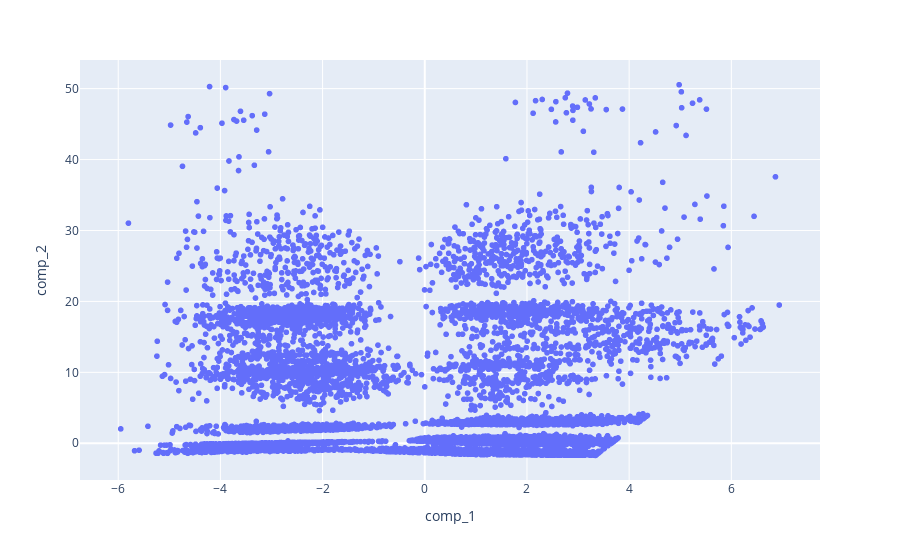

Notebook cell for this chart:
### Code cell
# Hay artistas que no tienen genero musical -> []
fig = px.scatter(df_espacio_latente, x='comp_1', y='comp_2', custom_data=['id','genres'])
fig.update_traces(
    hovertemplate="<br> Artista: %{customdata[0]}" + "<br> Generos: %{customdata[1]}"
)
fig.show()

### Figure 1 — Plotly figure (JSON) as saved in the notebook; plotly's stock layout.template omitted (floating-point values rounded to 4 significant figures; data arrays with more than 128 entries replaced by an {"elided": "..."} marker saying what was removed)
{"data": [{"customdata": {"elided": "9933x2 str values"}, "hovertemplate": "<br> Artista: %{customdata[0]}<br> Generos: %{customdata[1]}", "legendgroup": "", "marker": {"color": "#636efa", "symbol": "circle"}, "mode": "markers", "name": "", "showlegend": false, "type": "scattergl", "x": {"elided": "9933 float values"}, "xaxis": "x", "y": {"elided": "9933 float values"}, "yaxis": "y"}], "layout": {"legend": {"tracegroupgap": 0}, "margin": {"t": 60}, "xaxis": {"anchor": "y", "domain": [0, 1], "title": {"text": "comp_1"}}, "yaxis": {"anchor": "x", "domain": [0, 1], "title": {"text": "comp_2"}}}}
